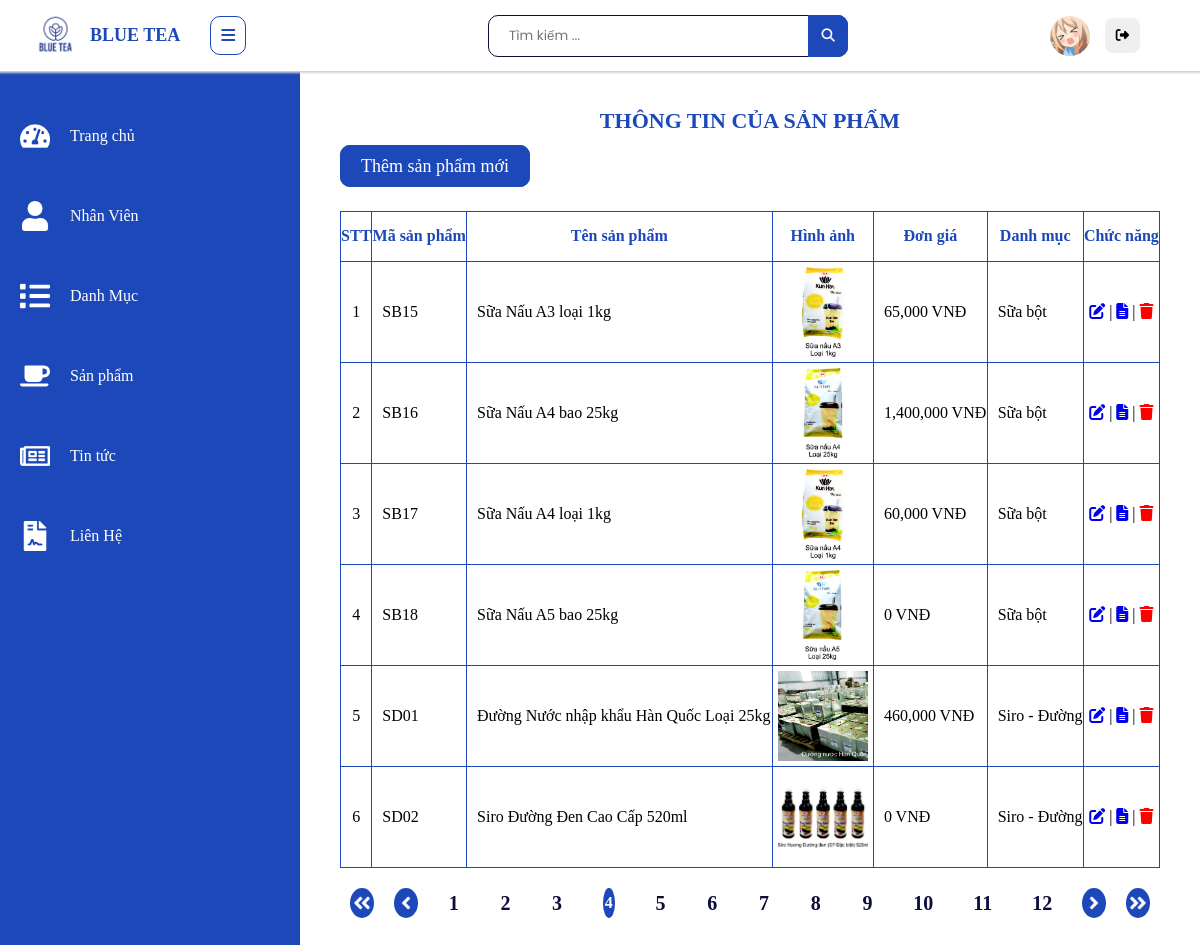
Screenshot of /admin/san-pham/index.php?page=4 (signed in) with the database file from the repository.
### tables this page shows
CREATE TABLE `san_pham` (
  `ma_sp` varchar(10) NOT NULL,
  `ten_sp` varchar(100) NOT NULL,
  `gia` int(11) NOT NULL,
  `mo_ta` varchar(1000) NOT NULL,
  `danh_muc` varchar(10) NOT NULL,
  `hinh_anh` varchar(200) NOT NULL
);

CREATE TABLE `danh_muc` (
  `ma_dm` varchar(10) NOT NULL,
  `ten_dm` varchar(40) NOT NULL
);

### admin/san-pham/index.php (the view, shortened to what this page needs)
<!DOCTYPE html>
<html lang="en">
<head>
    <link rel="stylesheet" href="../../assets/css/main.css">
    <link
      rel="stylesheet"
      href="https://cdnjs.cloudflare.com/ajax/libs/font-awesome/6.2.0/css/all.min.css"
    />
</head>
<body>
    <div class="admin">
        <div class="admin-sidebar active">
            <ul class="admin-sidebar-list">
                <li class="admin-sidebar-item">
                    <a href="">
                        <img src="../../assets/images/tachometer-alt-solid.png" alt="" class="admin-sidebar-icon">
                        <span class="admin-sidebar-desc">Trang chủ</span>
                    </a>
                </li>
                <li class="admin-sidebar-item">
                    <a href="">
                        <img src="../../assets/images/user-solid.png" alt="" class="admin-sidebar-icon">
                        <span class="admin-sidebar-desc">Nhân Viên</span>
                    </a>
                </li>
                <li class="admin-sidebar-item">
                    <a href="">
                        <img src="../../assets/images/list-solid.png" alt="" class="admin-sidebar-icon">
                        <span class="admin-sidebar-desc">Danh Mục</span>
                    </a>
                </li>
                <li class="admin-sidebar-item">
                    <a href="../../admin/san-pham/index.php">
                        <img src="../../assets/images/coffee-solid.png" alt="" class="admin-sidebar-icon">
                        <span class="admin-sidebar-desc">Sản phẩm</span>
                    </a>
                </li>
                <li class="admin-sidebar-item">
                    <a href="">
                        <img src="../../assets/images/newspaper-regular.png" alt="" class="admin-sidebar-icon">
                        <span class="admin-sidebar-desc">Tin tức</span>
                    </a>
                </li>
                <li class="admin-sidebar-item">
                    <a href="">
                        <img src="../../assets/images/file-contract-solid.png" alt="" class="admin-sidebar-icon">
                        <span class="admin-sidebar-desc">Liên Hệ</span>
                    </a>
                </li>
            </ul>
        </div>
        <div class="admin-main">
            <div class="admin-header">
                <div class="flex">
                <a href="" class="admin-sidebar-logo">
                    <img src="../../assets/images/blue_tea_logo.webp" alt="" class="admin-sidebar-img">
                    <span>BLUE TEA</span>
                </a>
                <div class="admin-sidebar--toggle">
                    <i class="fa fa-bars"></i>
                </div>
            </div>
                <div class="admin-search">
                    <form action="" method="post">
                        <input type="text" placeholder="Tìm kiếm ..." class="admin-search-input">
                        <button type="submit" class="admin-search-icon">
                            <div class="fas fa-magnifying-glass"></div>
                        </button>
                    </form>
                </div>
                <div class="admin-avatar">
                    <img src="../../assets/images/avatar-admin.jpg" alt="" class="admin-avatar-img">
                    <form action="" method="post">
                        <button name="logout" type ="submit" class="admin-logout-btn" title="Đăng xuất tài khoản">
                        <i class="fa-solid fa-right-from-bracket"></i>
                        </button>
                    </form>
                </div>
            </div>
            <div class="admin-content isactive">
                <div class="container">
                <?php
                include("../../block/connection.php");
                $rowsPerPage=6;
                $offset =($_GET['page']-1)*$rowsPerPage;
                $sql ="SELECT `ma_sp`, `ten_sp`, `gia`, `mo_ta`, `ten_dm`, `hinh_anh` FROM `san_pham`
                INNER JOIN danh_muc ON san_pham.danh_muc = danh_muc.ma_dm LIMIT $offset, $rowsPerPage";
                $result=mysqli_query($conn, $sql);
                if (!$result){
                    echo "Không có sản phẩm nào";
                }
                else {
                    if (!mysqli_num_rows($result)==0){
                        echo "<h1 class='admin-product--title'>THÔNG TIN CỦA SẢN PHẨM</h1>";
                        echo "<div class='product-link' align='left' style='margin-bottom: 30px'>
                        <a href='../../admin/san-pham/create.php' class='product-link--edit'>Thêm sản phẩm mới</a>
                    </div>";
                        echo "<table align='center' class='admin-product--table'>";
                        echo "<tr >
                                <th>STT</th>
                                <th>Mã sản phẩm</th>
                                <th>Tên sản phẩm</th>
                                <th>Hình ảnh</th>
                                <th>Đơn giá</th>
                                <th>Danh mục</th>
                                <th>Chức năng</th>
                            </tr>";
                            $dem=0;
                            while ($rows=mysqli_fetch_array($result)){
                                $dem++;
                                $id=$rows["ma_sp"];
                                echo "<tr>";
                                echo "<td>".$dem."</td>";
                                echo "<td><span class='id_sp'>{$rows['ma_sp']}</span></td>";
                                echo "<td>{$rows['ten_sp']}</td>";
                                echo "<td>
                                <img src='../../assets/images/{$rows['hinh_anh']}' class='admin-product--img'>
                                </td>";
                                echo "<td>
                                <span class='money'>{$rows['gia'] }</span>
                                <span>VNĐ</span></td>";
                                echo "<td>{$rows['ten_dm']}</td>";
                                echo "<td align='center'><a href='../../admin/san-pham/edit.php?id=".$id."'>
                                    <i class='fa fa-edit' title='Chỉnh sửa'></i>
                                </a> |
                                <a href='../../admin/san-pham/detail.php?id=".$id."'>
                                <i class='fa-sharp fa-solid fa-file-lines' title='Xem chi tiết'></i>
                                </a> |
                                    <i class='fa fa-trash admin-delete' style='color: red' title='Xóa' ></i>
                                </td>";
                                echo "</tr>";
                            }
                            echo "</table>";
                            $re = mysqli_query($conn, 'select * from san_pham');
                            $numRows = mysqli_num_rows($re);
                            $maxPage = floor($numRows/$rowsPerPage) + 1;
                            echo "<div class='phanTrang'>";
                            $firstPage=1;
                            echo "<a class='link-btn' href=".$_SERVER ['PHP_SELF']."?page=".$firstPage.">";
                            echo "<img src='../../assets/images/angle-double-left-solid.png' alt=''>";
                            echo "</a>";
                            if ($_GET['page'] > 1){
                                echo "<a class='link-btn' href=" .$_SERVER['PHP_SELF']."?page=".($_GET['page']-1).">
                                <img src='../../assets/images/angle-left-solid.png' alt=''>
                                </a> ";
                            }
                            for ($i=1 ; $i<=$maxPage ; $i++)
                            {
                                if ($i == $_GET['page'])
                                {
                                    echo '<b class="center">'.$i.'</b> ';
                                }
                                else {
                                    echo "<a class='link-text' href=" . $_SERVER['PHP_SELF'] . "?page=" . $i . ">" . $i . "</a> ";
                                }
                            }
                            if ($_GET['page'] < $maxPage) {
                                echo "<a class='link-btn' href=" . $_SERVER['PHP_SELF'] . "?page=" . ($_GET['page'] + 1) . ">
                                <img src='../../assets/images/angle-right-solid.png' alt=''>
                                </a>";
                            }
                            echo "<a class='link-btn' href=".$_SERVER ['PHP_SELF']."?page=".$maxPage.">";
                            echo "<img src='../../assets/images/angle-double-right-solid.png' alt=''>";
                            echo "</a>";
                            echo"</div>";
                    }
                }
                ?>
                </div>
            </div>
        </div>
    </div>
</body>
</html>

### assets/css/stucture.css (style rules this page uses)
.container { max-width: 1250px; margin: 0 auto; padding: 30px 40px 40px 40px; }

### assets/css/footer.css (style rules this page uses)
* { margin: 0; padding: 0; box-sizing: border-box; font-family: "Poppins", sans-serif; }

### assets/css/admin.css (style rules this page uses)
body { position: relative; }
.admin { position: relative; }
.admin-sidebar { background: #1d48ba; width: 300px; margin-top: 71px; position: fixed; top: 0; left: 0; bottom: 0; overflow: auto; transform: translateX(-100%); z-index: 1000; transition: all 0.25s linear; }
.admin-sidebar-logo { display: flex; margin-left: 0px; margin-right: 0px; padding-bottom: 15px; align-items: center; border-bottom: 1px solid white; justify-content: space-between; padding: 10px 30px 10px 30px; }
img.admin-sidebar-img { display: block; width: 50px; height: 50px; margin-right: 10px; }
.admin-sidebar-logo > span { font-size: 18px; font-weight: bold; color: #1d48ba; }
ul.admin-sidebar-list { margin-top: 10px; padding: 20px; }
li.admin-sidebar-item > a { display: flex; align-items: center; }
li.admin-sidebar-item > a > .admin-sidebar-icon { width: 30px; height: 30px; display: block; margin-right: 20px; }
li.admin-sidebar-item { padding: 20px 0; margin-bottom: 10px; }
span.admin-sidebar-desc { font-size: 16px; color: white; }
.admin-header { width: 100%; display: flex; justify-content: space-between; align-items: center; box-shadow: 0 0px 2px 2px lightgrey; background-color: white; position: fixed; z-index: 1000; }
.admin-main { width: 100%; position: relative; }
.admin-search { width: 30%; position: relative; margin-left: 60px; }
input.admin-search-input { width: 100%; height: 40px; border-radius: 10px; border: 1px solid #0D0D3C; padding: 20px 40px 20px 20px; outline: none; box-sizing: border-box; }
.admin-search-icon { position: absolute; background: #1d48ba; width: 40px; height: 100%; box-sizing: border-box; color: white; border-radius: 0 10px 10px 0; cursor: pointer; top: 0; right: 0; border: 0; }
.admin-avatar { margin-right: 60px; display: flex; align-items: center; }
img.admin-avatar-img { width: 40px; height: 40px; border-radius: 50%; margin-left: 20px; }
.admin-content { padding-top: 80px; position: absolute; width: 100%; margin-left: 0; height: auto; background: transparent; transition: all .25s linear; }
button.admin-logout-btn { height: 35px; width: 35px; border: 0; border-radius: 8px; overflow: hidden; margin-left: 15px; cursor: pointer; }
button.admin-logout-btn > i { display: flex; align-items: center; justify-content: center; width: 100%; height: 100%; }
.admin-sidebar--toggle { border-radius: 10px; border: 1px solid #1d48ba; color: #1d48ba; cursor: pointer; padding: 10px; transition: all .25s linear; }
.flex { display: flex; align-items: center; flex-flow: row nowrap; }
.active { transition: all .25s linear; transform: translateX(0%); }
.isactive { transition: all .25s linear; width: calc(100% - 300px); margin-left: 300px; }

### assets/css/category.css (style rules this page uses)
h1 { margin-bottom: 14px; font-size: 22px; font-weight: 600; }

### assets/css/mai-thi.css (style rules this page uses)
:root { --bg1:#9b59b6; --bg2:#3498db; --bg :#D7E1EC; }
* { margin: 0; padding: 0; }

### assets/css/product.css (style rules this page uses)
.phanTrang { display: flex; align-items: center; width: 100%; justify-content: center; margin-top: 20px; }
.link-btn > img { width: 20px; height: 20px; object-fit: cover; }
.link-btn { display: flex; align-items: center; justify-content: center; width: 30px; height: 30px; padding: 10px; box-sizing: border-box; border-radius: 50%; overflow: hidden; background: #1d48ba; margin: 0 10px; }
.link-text { display: flex; width: 30px; height: 30px; align-items: center; justify-content: center; font-size: 20px; margin: 0 20px; color: #0D0D3C; font-weight: bold; }
.phanTrang > b { display: flex; width: 30px; height: 30px; align-items: center; justify-content: center; color: white; background: #1d48ba; font-weight: bold; margin: 0 20px; border-radius: 50%; }

### assets/css/contact.css (style rules this page uses)
* { margin: 0; padding: 0; box-sizing: border-box; font-family: "Poppins", sans-serif; }

### assets/css/cart.css (style rules this page uses)
.container { position: relative; }

### rows the page displays
san_pham: ma_sp "SB15", ten_sp "Sữa Nấu A3 loại 1kg", hinh_anh (picture), gia "65,000", danh_muc.ten_dm "Sữa bột"
san_pham: ma_sp "SB16", ten_sp "Sữa Nấu A4 bao 25kg", hinh_anh (picture), gia "1,400,000", danh_muc.ten_dm "Sữa bột"
san_pham: ma_sp "SB17", ten_sp "Sữa Nấu A4 loại 1kg", hinh_anh (picture), gia "60,000", danh_muc.ten_dm "Sữa bột"
san_pham: ma_sp "SB18", ten_sp "Sữa Nấu A5 bao 25kg", hinh_anh (picture), gia "0", danh_muc.ten_dm "Sữa bột"
san_pham: ma_sp "SD01", ten_sp "Đường Nước nhập khẩu Hàn Quốc Loại 25kg", hinh_anh (picture), gia "460,000", danh_muc.ten_dm "Siro - Đường"
san_pham: ma_sp "SD02", ten_sp "Siro Đường Đen Cao Cấp 520ml", hinh_anh (picture), gia "0", danh_muc.ten_dm "Siro - Đường"
